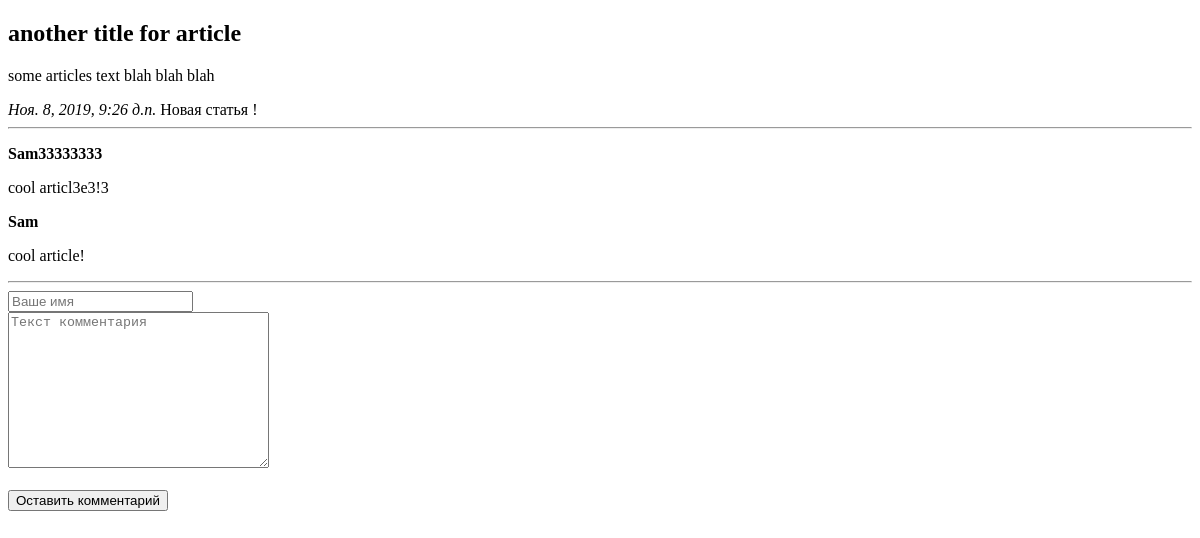
The app's page /articles/1/, older data.
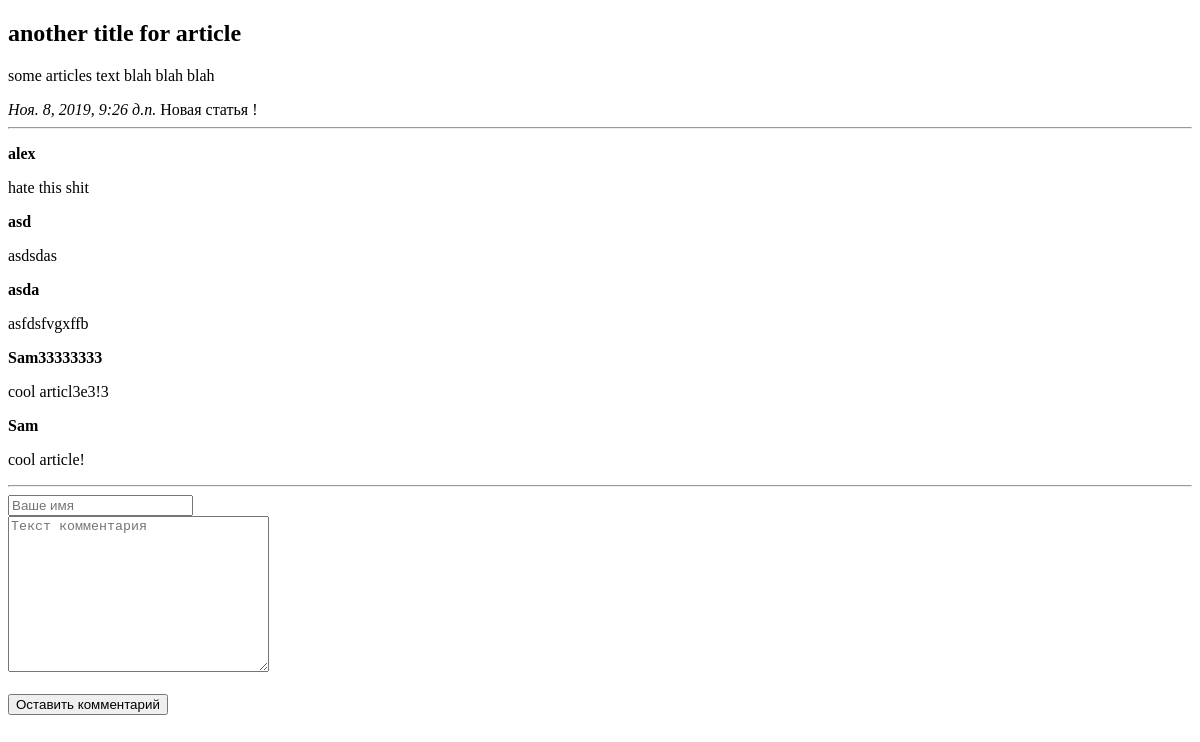
The same page, newer data.
### myfirst/apps/articles/models.py (models this page shows, shortened)
class Article(models.Model):
    article_title = models.CharField('название статьи', max_length=200)
    article_text = models.TextField('текст статьи')
    pub_date = models.DateTimeField('дата публикации')
    """была ли статья опубликована недавно"""
    def was_published_recently(self):
        return self.pub_date >= (timezone.now() - datetime.timedelta(days=7))
    """руссифицируем для админки"""
    class Meta:
        verbose_name = 'Статья'
        verbose_name_plural = 'Статьи'

class Comment(models.Model):
    article = models.ForeignKey(Article, on_delete=models.CASCADE)
    author_date = models.CharField('имя автора', max_length= 50)
    comment_text = models.CharField('текст комментария', max_length=200)
    """руссифицируем для админки"""
    class Meta:
        verbose_name = 'Комментарий'
        verbose_name_plural = 'Комментарии'

### myfirst/apps/articles/views.py (the view)
# urls.py: path('<int:article_id>/', views.detail, name='detail'),
def detail(request, article_id):
    try:
        a = Article.objects.get(id=article_id)
    except:
        raise Http404("Статья не найдена!")
    latest_comments_list = a.comment_set.order_by('-id')
    return render(request, 'articles/detail.html', {'article': a, 'latest_comments_list': latest_comments_list})

### myfirst/templates/articles/detail.html (shortened to what this page needs)
{% extends 'base.html' %}
{%block content %}
<h2>{{article.article_title}}</h2>
<p>{{article.article_text}}</p>
<em>{{article.pub_date}}</em>
{%if article.was_published_recently %}
Новая статья !
{%endif%}
<hr>
{%if latest_comments_list %}
    {% for c in latest_comments_list %}
        <p>
            <strong>{{c.author_date}}</strong>
            <p>{{c.comment_text}}</p>
        </p>
    {% endfor%}
{% else %}
    Комментарии не найдены! станьте первым
{% endif %}
<hr>
<form action="{% url 'articles:leave_comment' article.id%}" method="POST">
    <input type = "text" required="" placeholder="Ваше имя" name="name"><br>
    <textarea name="text" required="" placeholder="Текст комментария" cols="30" rows="10"></textarea><br><br>
    <button type = "submit" >Оставить комментарий</button>
</form>
{%endblock%}

### myfirst/templates/base.html (shortened to what this page needs)
<!DOCTYPE html>
<html lang="en">
<head>
</head>
<body>
    {% block content%} {% endblock %}
</body>
</html>

Row changes from the older to the newer data that the page shows:
added Comment: author_date "alex", comment_text "hate this shit"
added Comment: author_date "asd", comment_text "asdsdas"
added Comment: author_date "asda", comment_text "asfdsfvgxffb"
